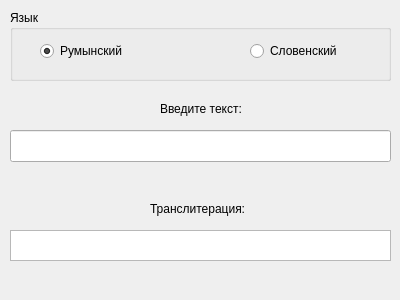
<?xml version="1.0" encoding="UTF-8"?>
<ui version="4.0">
 <class>Widget</class>
 <widget class="QWidget" name="Widget">
  <property name="geometry">
   <rect>
    <x>0</x>
    <y>0</y>
    <width>400</width>
    <height>300</height>
   </rect>
  </property>
  <property name="minimumSize">
   <size>
    <width>400</width>
    <height>300</height>
   </size>
  </property>
  <property name="maximumSize">
   <size>
    <width>400</width>
    <height>300</height>
   </size>
  </property>
  <property name="windowTitle">
   <string>Транслитератор!</string>
  </property>
  <widget class="QLineEdit" name="lineEdit">
   <property name="geometry">
    <rect>
     <x>10</x>
     <y>130</y>
     <width>381</width>
     <height>32</height>
    </rect>
   </property>
  </widget>
  <widget class="QLabel" name="label">
   <property name="geometry">
    <rect>
     <x>160</x>
     <y>100</y>
     <width>91</width>
     <height>18</height>
    </rect>
   </property>
   <property name="text">
    <string>Введите текст:</string>
   </property>
  </widget>
  <widget class="QLabel" name="label_2">
   <property name="geometry">
    <rect>
     <x>150</x>
     <y>200</y>
     <width>111</width>
     <height>18</height>
    </rect>
   </property>
   <property name="text">
    <string>Транслитерация:</string>
   </property>
  </widget>
  <widget class="QTextBrowser" name="textBrowser">
   <property name="geometry">
    <rect>
     <x>10</x>
     <y>230</y>
     <width>381</width>
     <height>31</height>
    </rect>
   </property>
  </widget>
  <widget class="QGroupBox" name="groupBox">
   <property name="geometry">
    <rect>
     <x>10</x>
     <y>10</y>
     <width>381</width>
     <height>71</height>
    </rect>
   </property>
   <property name="title">
    <string>Язык</string>
   </property>
   <widget class="QRadioButton" name="radioButton">
    <property name="geometry">
     <rect>
      <x>30</x>
      <y>30</y>
      <width>105</width>
      <height>22</height>
     </rect>
    </property>
    <property name="text">
     <string>Румынский</string>
    </property>
    <property name="checked">
     <bool>true</bool>
    </property>
   </widget>
   <widget class="QRadioButton" name="radioButton_2">
    <property name="geometry">
     <rect>
      <x>240</x>
      <y>30</y>
      <width>105</width>
      <height>22</height>
     </rect>
    </property>
    <property name="text">
     <string>Словенский</string>
    </property>
   </widget>
  </widget>
 </widget>
 <layoutdefault spacing="6" margin="11"/>
 <resources/>
 <connections/>
</ui>
